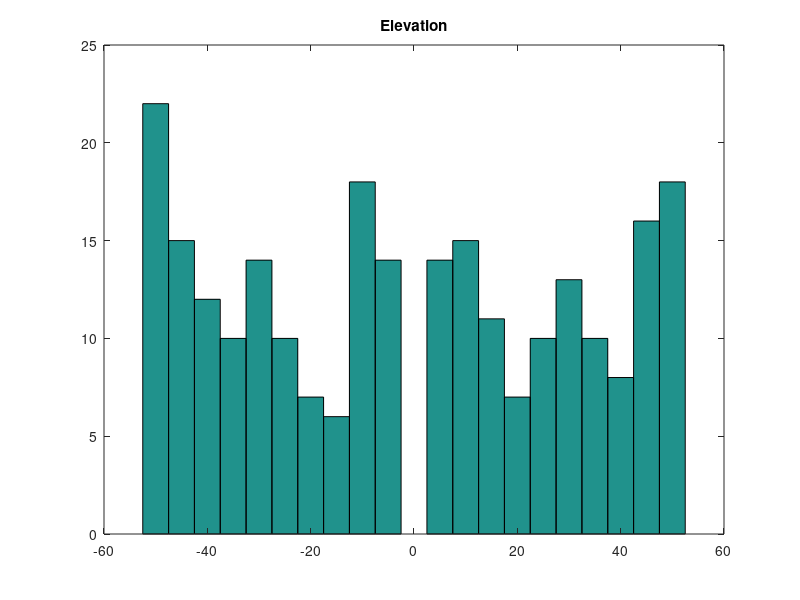
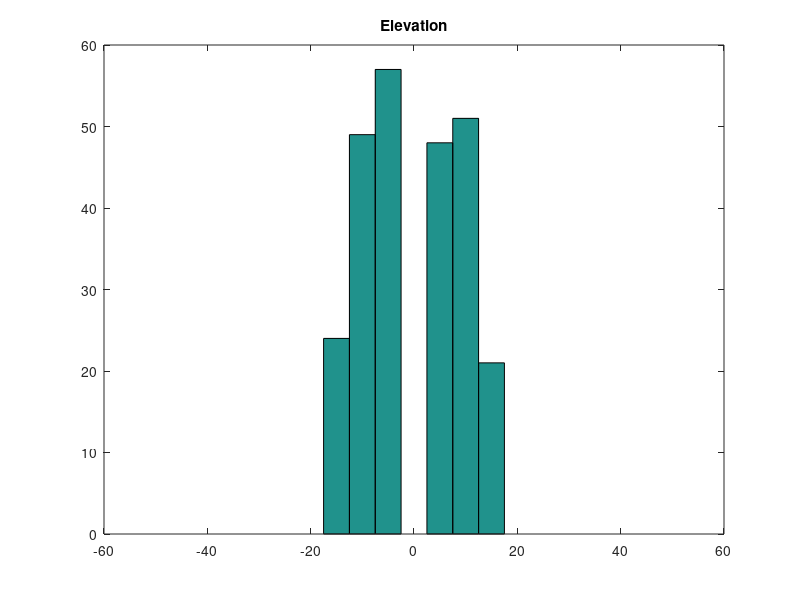

The MATLAB source for these figures, in order:
%% Training Newbies Stimulus Preparation

close all
clear all

X=[-55:5:-5];
Y=[5:5:55];
X= [X,Y];
n=round(21*rand(1,250)) + 1;
ELE = zeros(1,250);
ELE = X(n);
ELEL=ELE';
figure (1)
hist(ELEL,[-50,-45,-40,-35,-30,-25,-20,-15,-10,-5,0,5,10,15,20,25,30,35,40,45,50])
title ('Elevation')
AZIL = ELEL;
AZIL(:,:) = 0 ;

L=[AZIL,ELEL]; 


X1=[-15:5:-5];
Y1=[5:5:15];
X1= [X1,Y1];
n1=round(5*rand(1,250)) + 1;
ELE1 = zeros(1,250);
ELE1 = X1(n1);
ELES=ELE1';
figure (2)
hist(ELES,[-50,-45,-40,-35,-30,-25,-20,-15,-10,-5,0,5,10,15,20,25,30,35,40,45,50])
title ('Elevation')
AZIS = ELES;
AZIS(:,:) = 0; 

S=[AZIS,ELES];


save('A6_Stimuli_Matrices1','L', 'S')
